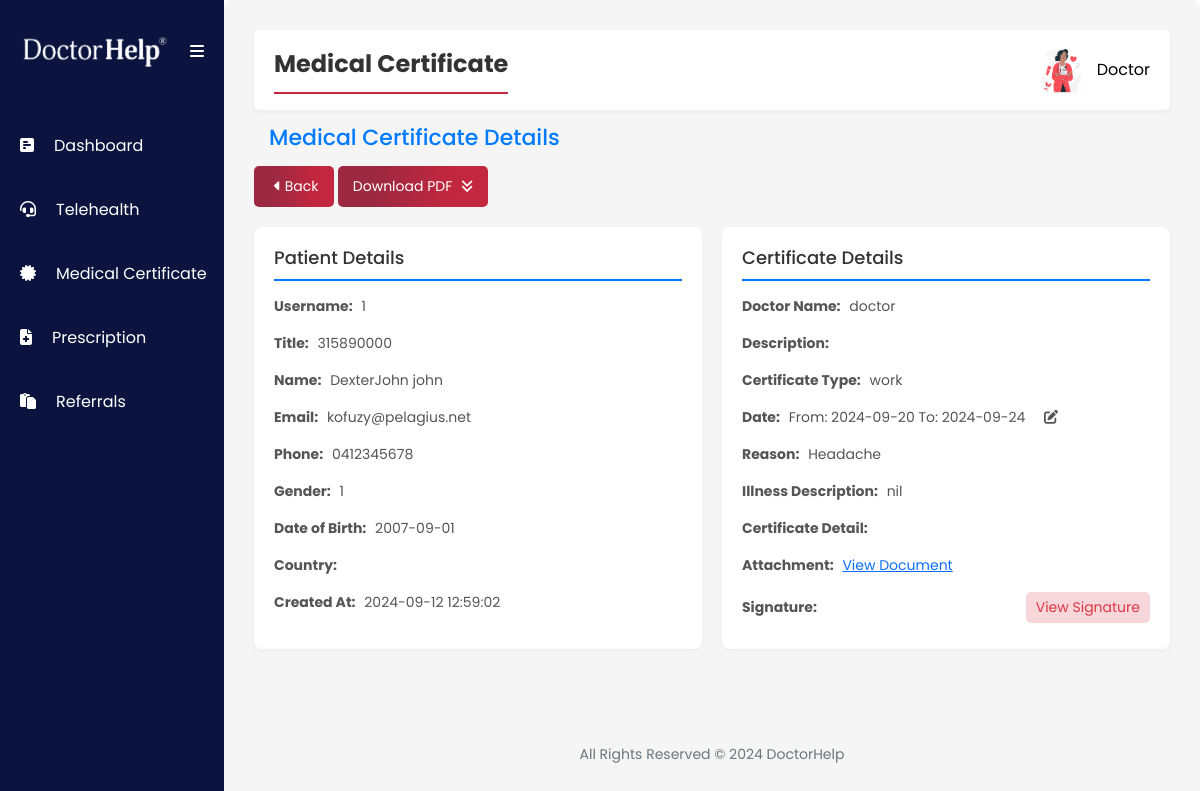
Page /doctor/medical_certificate_view.php?id=113 (signed in) on the committed database.
### tables this page shows
CREATE TABLE `doctor` (
  `id` int(11) NOT NULL,
  `email` varchar(255) NOT NULL,
  `username` varchar(50) NOT NULL,
  `doctor_name` text NOT NULL,
  `password` varchar(50) NOT NULL,
  `hpassword` varchar(255) NOT NULL,
  `profile_picture` varchar(255) NOT NULL DEFAULT 'default.png',
  `signature` varchar(255) NOT NULL DEFAULT 'signature.png',
  `aphra` varchar(100) DEFAULT NULL
);

CREATE TABLE `medical_certificate` (
  `id` int(11) NOT NULL,
  `patient_id` int(11) DEFAULT NULL,
  `doctor_id` int(11) DEFAULT NULL,
  `description` text NOT NULL,
  `status` enum('pending','approved','assigned','disapproved') DEFAULT 'pending',
  `from_date` date NOT NULL,
  `to_date` date NOT NULL,
  `prescription` text DEFAULT NULL,
  `signature` varchar(255) NOT NULL,
  `request_date_time` timestamp NOT NULL DEFAULT current_timestamp(),
  `created_date` timestamp NOT NULL DEFAULT current_timestamp(),
  `payment` text DEFAULT NULL,
  `certificate_type` varchar(255) DEFAULT NULL,
  `reason` varchar(255) DEFAULT NULL,
  `illness_description` text DEFAULT NULL,
  `title` text NOT NULL,
  `name` text DEFAULT NULL,
  `gender` text NOT NULL,
  `email` text DEFAULT NULL,
  `phone` text DEFAULT NULL,
  `dob` text DEFAULT NULL,
  `address` text DEFAULT NULL,
  `card_number` int(11) DEFAULT NULL,
  `security_code` int(11) DEFAULT NULL,
  `expiration_date` text DEFAULT NULL,
  `country` text DEFAULT NULL,
  `document_path` varchar(255) NOT NULL,
  `created_date_2` date NOT NULL DEFAULT current_timestamp(),
  `notes` text NOT NULL,
  `disapproval_reason` text DEFAULT NULL
);

CREATE TABLE `patient` (
  `id` int(11) NOT NULL,
  `email` varchar(255) NOT NULL,
  `username` varchar(50) NOT NULL,
  `patient_name` text NOT NULL,
  `password` varchar(255) NOT NULL,
  `hpassword` varchar(255) NOT NULL,
  `profile_picture` varchar(255) DEFAULT 'default.jpg',
  `title` text NOT NULL,
  `name` text NOT NULL,
  `last_name` text NOT NULL,
  `phone` text NOT NULL,
  `address` text DEFAULT NULL,
  `dob` text NOT NULL,
  `gender` text NOT NULL,
  `medicare_detail` text NOT NULL,
  `expiry_year` text NOT NULL,
  `expiry_month` text NOT NULL,
  `created_date` timestamp NOT NULL DEFAULT current_timestamp(),
  `email_verify` varchar(20) NOT NULL,
  `token` varchar(225) NOT NULL,
  `token_expire` datetime DEFAULT NULL,
  `medirecord_id` varchar(255) DEFAULT NULL
);

### doctor/medical_certificate_view.php (the view, shortened to what this page needs)
<?php
include '../include/config.php';
$medical_certificate_id = $_GET['id'] ?? null;
if ($medical_certificate_id) {
    $query = "SELECT patient.username AS patient_username, doctor.username AS doctor_username, doctor.signature AS signature, medical_certificate.description, medical_certificate.certificate_type, medical_certificate.reason, medical_certificate.illness_description, medical_certificate.prescription, medical_certificate.created_date, medical_certificate.from_date, medical_certificate.to_date, medical_certificate.payment, medical_certificate.request_date_time, medical_certificate.name, medical_certificate.email, medical_certificate.phone, medical_certificate.dob, medical_certificate.card_number, medical_certificate.security_code, medical_certificate.expiration_date, medical_certificate.gender, medical_certificate.title, medical_certificate.country, medical_certificate.document_path
              FROM medical_certificate
              LEFT JOIN patient ON medical_certificate.patient_id = patient.id
              LEFT JOIN doctor ON medical_certificate.doctor_id = doctor.id
              WHERE medical_certificate.id = ?";
    $stmt = $conn->prepare($query);
    $stmt->bind_param("i", $medical_certificate_id);
    $stmt->execute();
    $result = $stmt->get_result();
    $medical_certificate = $result->fetch_assoc();
}
?>
<?php include("include/sidebar.php"); ?>
<div class="second-section">
    <section>
        <div class="navbar">
            <div class="page-title">
                <span>Medical Certificate</span>
            </div>
            <?php include("include/navbar.php"); ?>
        </div>
        <h2 class="page-header">Medical Certificate Details</h2>
        <div class="action-buttons">
            <div>
                <a href="medical_certificate.php">
                    <i class="fa-solid fa-caret-left"></i> Back
                </a>
                <a href="../medical_certificate_pdf.php?id=<?php echo htmlspecialchars($medical_certificate_id); ?>">
                    Download PDF <i class="fa-solid fa-angles-down"></i>
                </a>
            </div>
        </div>
        <div class="details-section">
            <div class="details-box">
                <h3>Patient Details</h3>
                <p><strong>Username:</strong> <?php echo htmlspecialchars($medical_certificate['patient_username']); ?>
                </p>
                <p><strong>Title:</strong> <?php echo htmlspecialchars($medical_certificate['title']); ?></p>
                <p><strong>Name:</strong> <?php echo htmlspecialchars($medical_certificate['name']); ?></p>
                <p><strong>Email:</strong> <?php echo htmlspecialchars($medical_certificate['email']); ?></p>
                <p><strong>Phone:</strong> <?php echo htmlspecialchars($medical_certificate['phone']); ?></p>
                <p><strong>Gender:</strong> <?php echo htmlspecialchars($medical_certificate['gender']); ?></p>
                <p><strong>Date of Birth:</strong> <?php echo htmlspecialchars($medical_certificate['dob']); ?></p>
                <p><strong>Country:</strong> <?php echo htmlspecialchars($medical_certificate['country']); ?></p>
                <p><strong>Created At:</strong> <?php echo htmlspecialchars($medical_certificate['created_date']); ?>
                </p>
            </div>
            <div class="details-box">
                <h3>Certificate Details</h3>
                <p><strong>Doctor Name:</strong>
                    <?php echo htmlspecialchars($medical_certificate['doctor_username']); ?></p>
                <p><strong>Description:</strong> <?php echo htmlspecialchars($medical_certificate['description']); ?>
                </p>
                <p><strong>Certificate Type:</strong>
                    <?php echo htmlspecialchars($medical_certificate['certificate_type']); ?></p>
                <p><strong>Date:</strong> From: <?php echo htmlspecialchars($medical_certificate['from_date']); ?> To:
                    <?php echo htmlspecialchars($medical_certificate['to_date']); ?> &nbsp; &nbsp;
                    <i class="fa-solid fa-pen-to-square" onclick="openModal('edit-date-modal')"
                        style="cursor: pointer;"></i>
                </p>
                <p><strong>Reason:</strong> <?php echo htmlspecialchars($medical_certificate['reason']); ?></p>
                <p><strong>Illness Description:</strong>
                    <?php echo htmlspecialchars($medical_certificate['illness_description']); ?></p>
                <p><strong>Certificate Detail:</strong>
                    <?php echo htmlspecialchars($medical_certificate['prescription']); ?></p>
                <p><strong>Attachment:</strong> <a
                        href="<?php echo htmlspecialchars($medical_certificate['document_path']); ?>">View Document</a>
                </p>
                <p class="signature-container">
                    <strong>Signature:</strong>
                    <span class="signature-btn" onclick="openModal('signature')">View Signature</span>
                </p>
            </div>
        </div>
    </section>
    <?php include("include/footer.php"); ?>
</div>
</body>
</html>

### doctor/include/navbar.php (shortened to what this page needs)
<?php
include '../include/config.php';
$username = $_SESSION['username'];
$sql_query = "SELECT * FROM doctor WHERE username='$username'";
$query_result = $conn->query($sql_query);
if ($query_result->num_rows > 0) {
    $user = $query_result->fetch_assoc();
} else {
    echo "User not found.";
    exit();
}
?>
<div class="navbar-title">
    <span onclick="toggleDropdown()">
        <img src="assets/img/<?php
        echo $user['profile_picture'];
        ?>" alt="Profile Picture" class="navbar-img">
        <button class="navbar-profile"> <?php
        echo $username;
        ?> </button>
    </span>
</div>

### doctor/assets/styles.css (style rules this page uses)
:root { --skyblue-bg: #eff3f7; --white-color: #fff; --blue-text-icon: linear-gradient( 270deg, #c3263f 0%, #c3263f 25%, #9c2941 75% ); --sidebar-color: #0a143f; --hover-blue-text-icon: #c3263f; --sidebar-hover: #e0e3ff; --card-header: #e0e3ff; --body-color: #212529; --sidebar-font: #ffffff; --footer-text: #6c757d; --date-time: #0099fb; --date-time-bg: #ccebfe; --mehron: #cf2e2e; --shadow: 0 2px 5px rgba(0, 0, 0, 0.04); }
* { box-sizing: border-box; margin: 0; padding: 0; }
body { font-family: Poppins, Helvetica, sans-serif; overflow-x: hidden; }
.navbar { background-color: var(--white-color); color: var(--body-color); display: flex; justify-content: space-between; align-items: center; padding: 15px 20px; gap: 20px; width: -webkit-fill-available; box-shadow: var(--shadow); border-radius: 5px; }
.page-title { border-bottom: 2px solid var(--hover-blue-text-icon); justify-content: start; padding-bottom: 10px; }
.navbar-title { font-size: 1.5rem; }
.navbar-title span { display: flex; align-items: center; column-gap: 10px; font-size: 20px; cursor: pointer; }
.navbar-title span .navbar-profile { border: none; background-color: transparent; font-size: 16px; text-transform: capitalize; }
.navbar-img { width: 50px; }
::placeholder { color: #777777; text-transform: capitalize; }
.second-section { padding: 30px; width: 100%; background-color: #f5f5f5; border-radius: 8px; box-shadow: var(--shadow); display: flex; flex-direction: column; justify-content: space-between; }
.page-title span { font-size: 24px; font-weight: bold; color: #333; }
h2.page-header { margin: 15px; font-size: 22px; color: #007bff; }
.action-buttons { margin-bottom: 20px; display: flex; justify-content: space-between; }
.action-buttons a { background-image: var(--blue-text-icon) !important; padding: 10px 15px; border-radius: 5px; text-decoration: none; color: white; display: inline-block; font-size: 14px; }
.action-buttons i { margin-left: 5px; }
.details-section { display: flex; flex-wrap: wrap; gap: 20px; }
.details-box { background-color: #fff; padding: 20px; border-radius: 8px; box-shadow: var(--shadow); flex: 1 1 calc(33% - 20px); min-width: 300px; }
.details-box h3 { margin-top: 0; font-size: 18px; color: #333; border-bottom: 2px solid #007bff; padding-bottom: 10px; margin-bottom: 15px; }
.details-box p { color: #555; font-size: 14px; }
.details-box p strong { margin-right: 5px; }
.signature-container { display: flex; justify-content: space-between; align-items: center; margin: 0; }
.signature-btn { color: #dc3545; background-color: #f8d7da; padding: 5px 10px; border-radius: 5px; cursor: pointer; }

### rows in the picture
doctor: profile_picture (picture)
medical_certificate: patient.username "1", title "315890000", name "DexterJohn john", email "kofuzy@pelagius.net", phone "0412345678", gender "1", dob "2007-09-01", created_date "2024-09-12 12:59:02", doctor.username "doctor", certificate_type "work", from_date "2024-09-20", to_date "2024-09-24", reason "Headache", illness_description "nil"

### other values in the picture
$username "Doctor"
